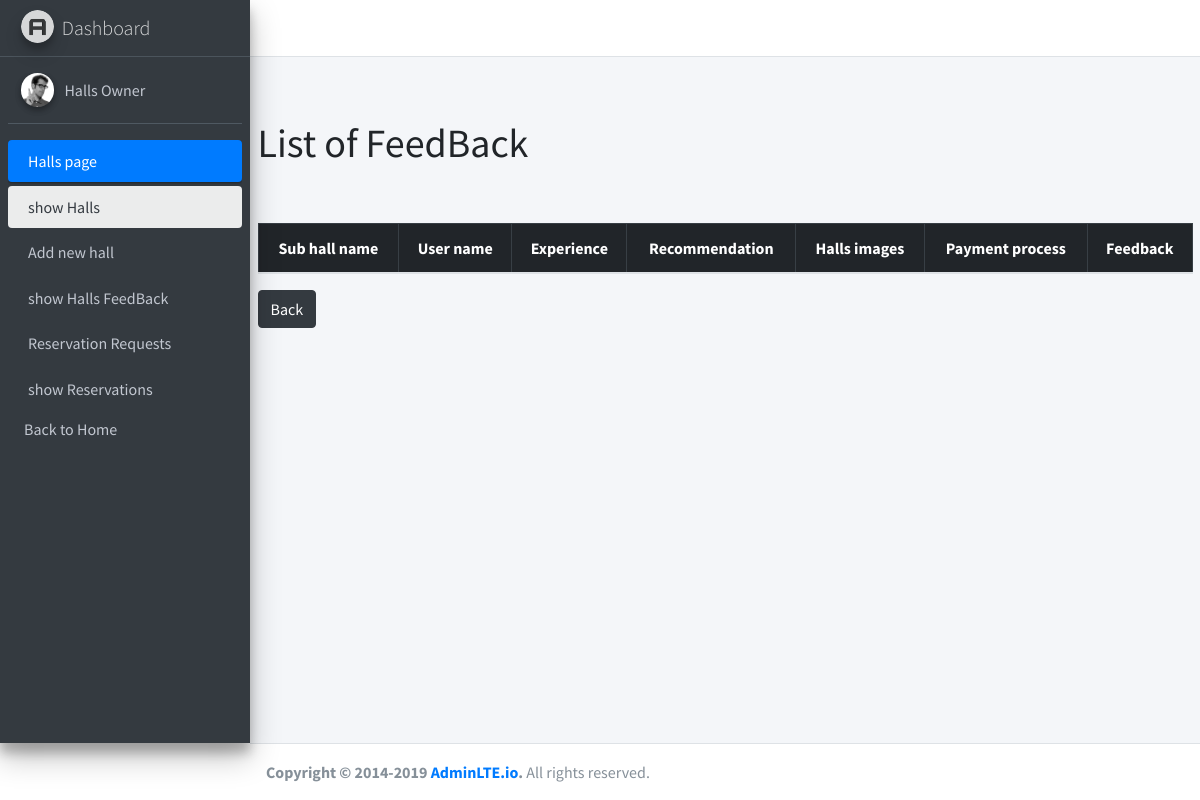
The page /admin/showFeedBacksubhall.php?hallId=97 (signed in) on the database as committed earlier.
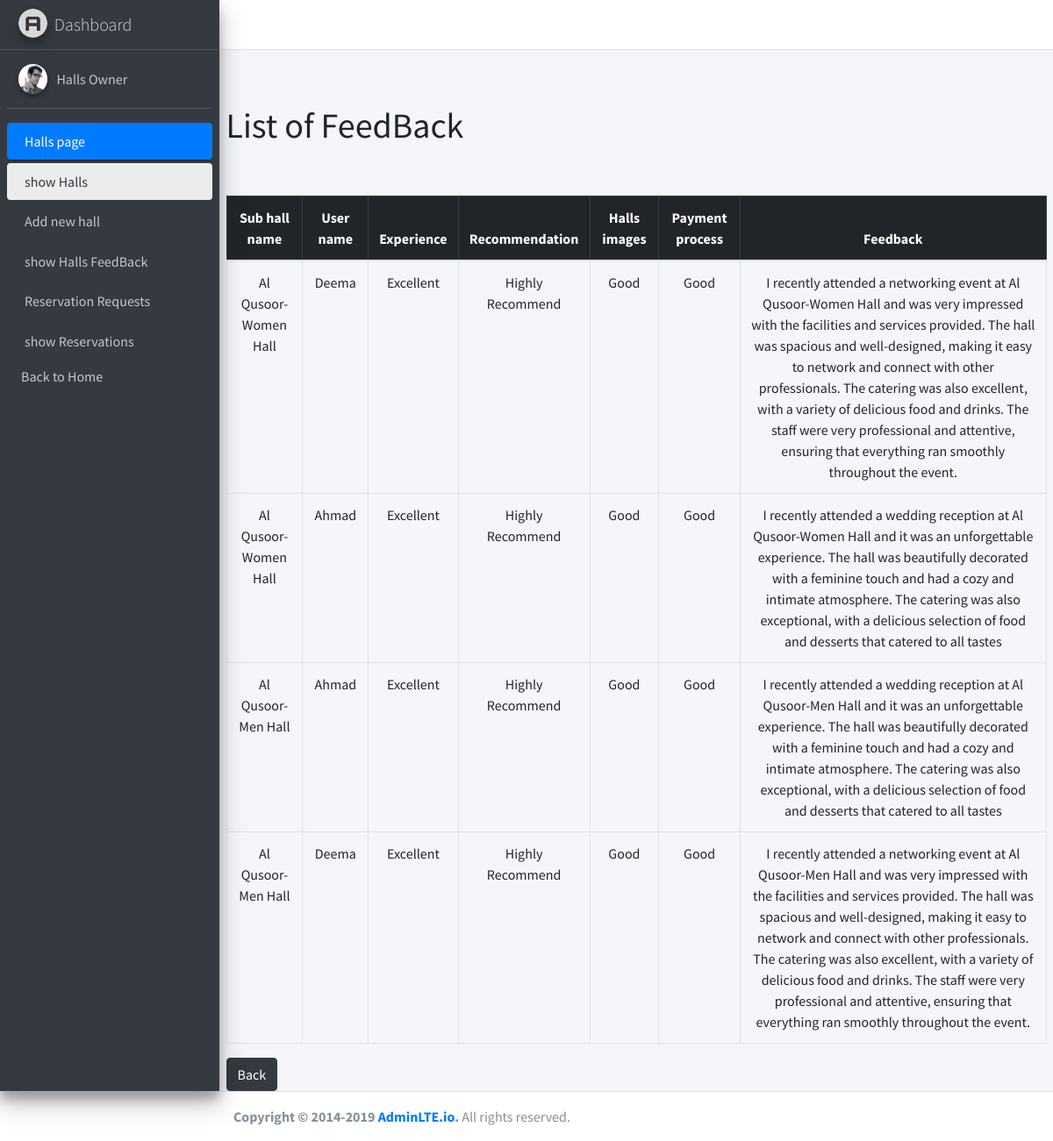
The same page on the database as committed later.
### tables this page shows
CREATE TABLE `feedback_subhall` (
  `id` int NOT NULL,
  `experience` varchar(200) NOT NULL,
  `Recommendation` varchar(200) NOT NULL,
  `halls_images_useful` varchar(200) NOT NULL,
  `payment_process` varchar(200) NOT NULL,
  `feedback` varchar(500) NOT NULL,
  `user_id` int NOT NULL,
  `hall_id` int NOT NULL
);

CREATE TABLE `subhalls` (
  `id` int NOT NULL,
  `name` varchar(200) NOT NULL,
  `type` int NOT NULL,
  `number_of_guests` int NOT NULL,
  `hall_describtion` varchar(500) NOT NULL,
  `services` varchar(500) NOT NULL,
  `image_view` varchar(300) NOT NULL,
  `hall_id` int NOT NULL,
  `num_of_reservation` int NOT NULL DEFAULT '0',
  `price` int NOT NULL
);

CREATE TABLE `users` (
  `id` int NOT NULL,
  `name` varchar(200) NOT NULL,
  `password` varchar(200) NOT NULL,
  `email` varchar(200) NOT NULL,
  `type` enum('user','owner') NOT NULL DEFAULT 'user',
  `status` tinyint(1) NOT NULL DEFAULT '1',
  `created_at` datetime NOT NULL DEFAULT CURRENT_TIMESTAMP
);

### admin/handlers/get-test.php (called while the page is built)
<?php
$hall_id=$_GET['hallId'];
$test= $hall_id;
$sql1="SELECT h.id FROM subhalls h where h.hall_id ='$test'";
$sqlResult1=mysqli_query($conn,$sql1);
$hallData=mysqli_fetch_all($sqlResult1);
?>

### admin/showFeedBacksubhall.php (the view, shortened to what this page needs)
<?php session_start();
require("handlers/db.php");
require("handlers/get-test.php");
require("inc/header.php");
?>
<main role="main" class="flex-shrink-0 ">
        <div class="container">
        <br>
            <h1>List of FeedBack</h1>
            <br>
        <br>
            <table class="table table-bordered text-center justify-content-start">
                <thead  class="table-dark">
                    <tr>
                    <th>Sub hall name</th>
    <th>User name</th>
    <th >Experience</th>
                    <th>Recommendation</th>
                    <th >Halls images </th>
                    <th >Payment process</th>
                    <th >Feedback</th>
         </tr>
                </thead>
                <tbody>
<?php
       foreach($hallData as $inner_array) {
           foreach($inner_array as $element) {
             $sql="SELECT users.name as Uname, subhalls.name,
             feedback_subhall.experience,
feedback_subhall.Recommendation,
feedback_subhall.halls_images_useful,
feedback_subhall.payment_process,
feedback_subhall.feedback
             FROM feedback_subhall
             JOIN users ON feedback_subhall.user_id = users.id
             JOIN subhalls ON feedback_subhall.hall_id = subhalls.id
             WHERE subhalls.id =  $element ORDER BY feedback_subhall.id  DESC;
             ";
             $query=mysqli_query($conn,$sql);
             $halls1=mysqli_fetch_all($query,MYSQLI_ASSOC);
       ?>
         <?php
         if(isset($halls1)){
         foreach($halls1 as $event ) {?>
               <tr>
               <td><?php echo $event['name']; ?></td>
               <td><?php echo $event['Uname']; ?></td>
               <td><?php echo $event['experience']; ?></td>
               <td><?php echo $event['Recommendation']; ?></td>
               <td><?php echo $event['halls_images_useful']; ?></td>
               <td><?php echo $event['payment_process']; ?></td>
               <td><?php echo $event['feedback']; ?></td>
               </tr>
           <?php }
      }
      else{?>
        <tr>
          <td colspan="6" class="text-center">No Feedback Added</td>
        </tr>
        <?php
      }} ?>
 <?php
}
      ?>
                </tbody>
            </table>
           <button onclick="history.back()"  class="btn btn-dark">Back </button>
        </div>
    </main>
  <?php
require("inc/footer.php");
?>

Rows that differ between the two databases and show on the page:
added feedback_subhall: subhalls.name "Al Qusoor-Women Hall", user.name "Deema", experience "Excellent", Recommendation "Highly Recommend", halls_images_useful "Good", payment_process "Good", feedback "I recently attended a networking event at Al Qusoor-Women Hall and was very impressed with the facilities and services provided. The hall was spacious and well-designed, making it easy to network and connect with other professionals. The catering was also excellent, with a variety of delicious food and drinks. The staff were very professional and attentive, ensuring that everything ran smoothly throughout the event."
added feedback_subhall: subhalls.name "Al Qusoor-Women Hall", user.name "Ahmad", experience "Excellent", Recommendation "Highly Recommend", halls_images_useful "Good", payment_process "Good", feedback "I recently attended a wedding reception at Al Qusoor-Women Hall and it was an unforgettable experience. The hall was beautifully decorated with a feminine touch and had a cozy and intimate atmosphere. The catering was also exceptional, with a delicious selection of food and desserts that catered to all tastes"
added feedback_subhall: subhalls.name "Al Qusoor-Men Hall", user.name "Ahmad", experience "Excellent", Recommendation "Highly Recommend", halls_images_useful "Good", payment_process "Good", feedback "I recently attended a wedding reception at Al Qusoor-Men Hall and it was an unforgettable experience. The hall was beautifully decorated with a feminine touch and had a cozy and intimate atmosphere. The catering was also exceptional, with a delicious selection of food and desserts that catered to all tastes"
added feedback_subhall: subhalls.name "Al Qusoor-Men Hall", user.name "Deema", experience "Excellent", Recommendation "Highly Recommend", halls_images_useful "Good", payment_process "Good", feedback "I recently attended a networking event at Al Qusoor-Men Hall and was very impressed with the facilities and services provided. The hall was spacious and well-designed, making it easy to network and connect with other professionals. The catering was also excellent, with a variety of delicious food and drinks. The staff were very professional and attentive, ensuring that everything ran smoothly throughout the event."
